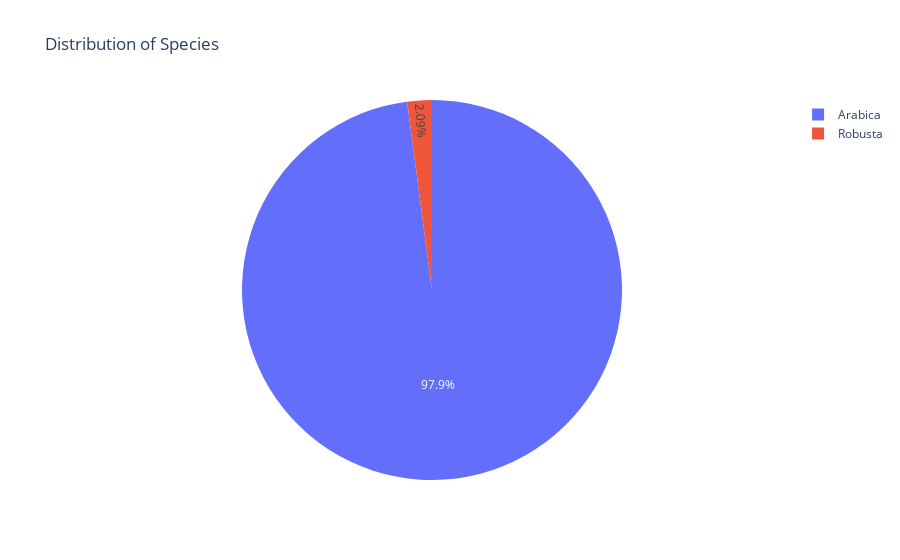
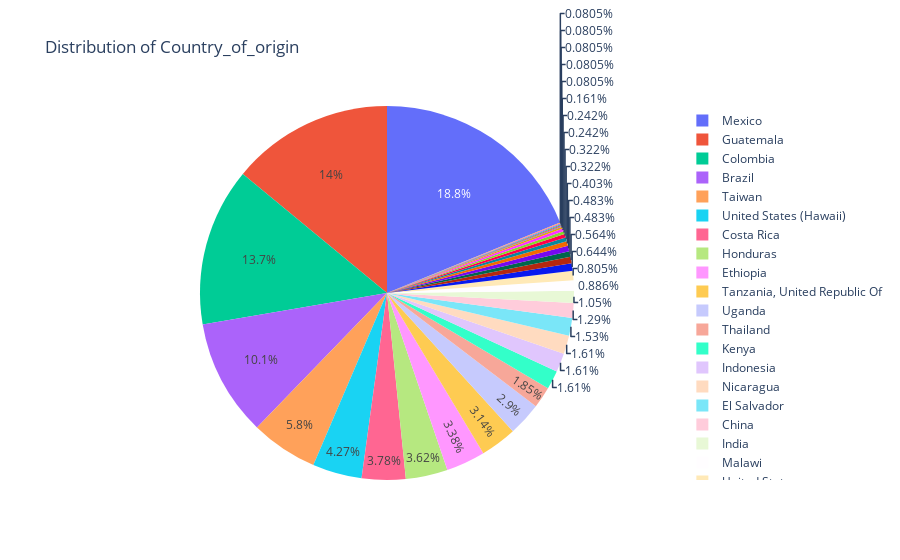
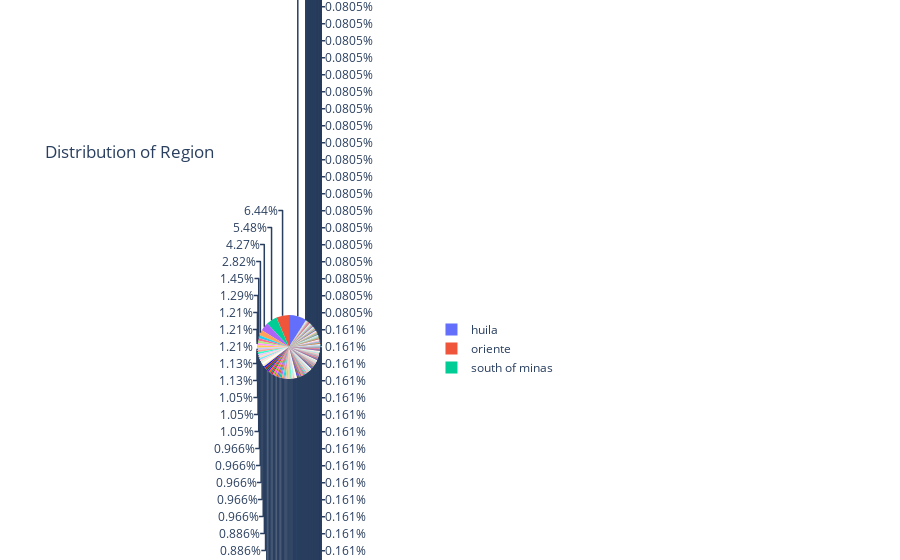
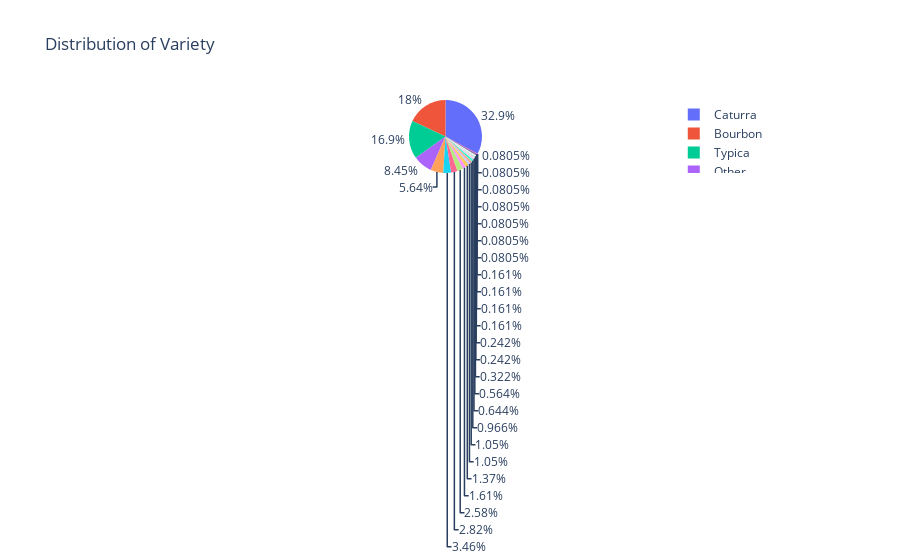

Here is the notebook cell these charts were saved with, in order:
### Code cell
import plotly.express as px

# Assuming `coffee` is your DataFrame

# List of columns to create pie charts for
columns_to_plot = ['Species', 'Country_of_Origin', 'Region', 'Variety', 'Processing_Method', 'Color']

# Loop through each column and generate a pie chart
for col in columns_to_plot:
    counts = coffee[col].value_counts().reset_index()
    counts.columns = [col, 'Counts']  # Rename for clarity

    # Create the pie chart
    fig = px.pie(counts, names=col, values='Counts', title=f'Distribution of {col.capitalize()}')
    fig.show()

### Figure 1 — Plotly figure (JSON) as saved in the notebook; plotly's stock layout.template omitted (floating-point values rounded to 4 significant figures)
{"data": [{"domain": {"x": [0, 1], "y": [0, 1]}, "hovertemplate": "Species=%{label}<br>Counts=%{value}<extra></extra>", "labels": ["Arabica", "Robusta"], "legendgroup": "", "name": "", "showlegend": true, "type": "pie", "values": [1216, 26]}], "layout": {"legend": {"tracegroupgap": 0}, "title": {"text": "Distribution of Species"}}}

### Figure 2 — Plotly figure (JSON) as saved in the notebook; plotly's stock layout.template omitted (floating-point values rounded to 4 significant figures)
{"data": [{"domain": {"x": [0, 1], "y": [0, 1]}, "hovertemplate": "Country_of_Origin=%{label}<br>Counts=%{value}<extra></extra>", "labels": ["Mexico", "Guatemala", "Colombia", "Brazil", "Taiwan", "United States (Hawaii)", "Costa Rica", "Honduras", "Ethiopia", "Tanzania, United Republic Of", "Uganda", "Thailand", "Kenya", "Indonesia", "Nicaragua", "El Salvador", "China", "India", "Malawi", "United States", "Myanmar", "Vietnam", "Peru", "Haiti", "Philippines", "United States (Puerto Rico)", "Panama", "Ecuador", "Laos", "Burundi", "Rwanda", "Zambia", "Mauritius", "Cote d?Ivoire", "Papua New Guinea"], "legendgroup": "", "name": "", "showlegend": true, "type": "pie", "values": [234, 174, 170, 125, 72, 53, 47, 45, 42, 39, 36, 23, 20, 20, 20, 19, 16, 13, 11, 10, 8, 7, 6, 6, 5, 4, 4, 3, 3, 2, 1, 1, 1, 1, 1]}], "layout": {"legend": {"tracegroupgap": 0}, "title": {"text": "Distribution of Country_of_origin"}}}

### Figure 3 — Plotly figure (JSON) as saved in the notebook; plotly's stock layout.template omitted (floating-point values rounded to 4 significant figures; data arrays with more than 128 entries replaced by an {"elided": "..."} marker saying what was removed)
{"data": [{"domain": {"x": [0, 1], "y": [0, 1]}, "hovertemplate": "Region=%{label}<br>Counts=%{value}<extra></extra>", "labels": {"elided": "351 str values"}, "legendgroup": "", "name": "", "showlegend": true, "type": "pie", "values": {"elided": "351 int values"}}], "layout": {"legend": {"tracegroupgap": 0}, "title": {"text": "Distribution of Region"}}}

### Figure 4 — Plotly figure (JSON) as saved in the notebook; plotly's stock layout.template omitted (floating-point values rounded to 4 significant figures)
{"data": [{"domain": {"x": [0, 1], "y": [0, 1]}, "hovertemplate": "Variety=%{label}<br>Counts=%{value}<extra></extra>", "labels": ["Caturra", "Bourbon", "Typica", "Other", "Catuai", "Hawaiian Kona", "Yellow Bourbon", "Mundo Novo", "Catimor", "SL14", "Pacas", "SL28", "Gesha", "Pacamara", "SL34", "Arusha", "Mandheling", "Sumatra", "Blue Mountain", "Ruiru 11", "Ethiopian Yirgacheffe", "Java", "Peaberry", "Ethiopian Heirlooms", "Moka Peaberry", "Sulawesi", "Sumatra Lintong", "Marigojipe", "Pache Comun"], "legendgroup": "", "name": "", "showlegend": true, "type": "pie", "values": [408, 224, 210, 105, 70, 43, 35, 32, 20, 17, 13, 13, 12, 8, 7, 4, 3, 3, 2, 2, 2, 2, 1, 1, 1, 1, 1, 1, 1]}], "layout": {"legend": {"tracegroupgap": 0}, "title": {"text": "Distribution of Variety"}}}
